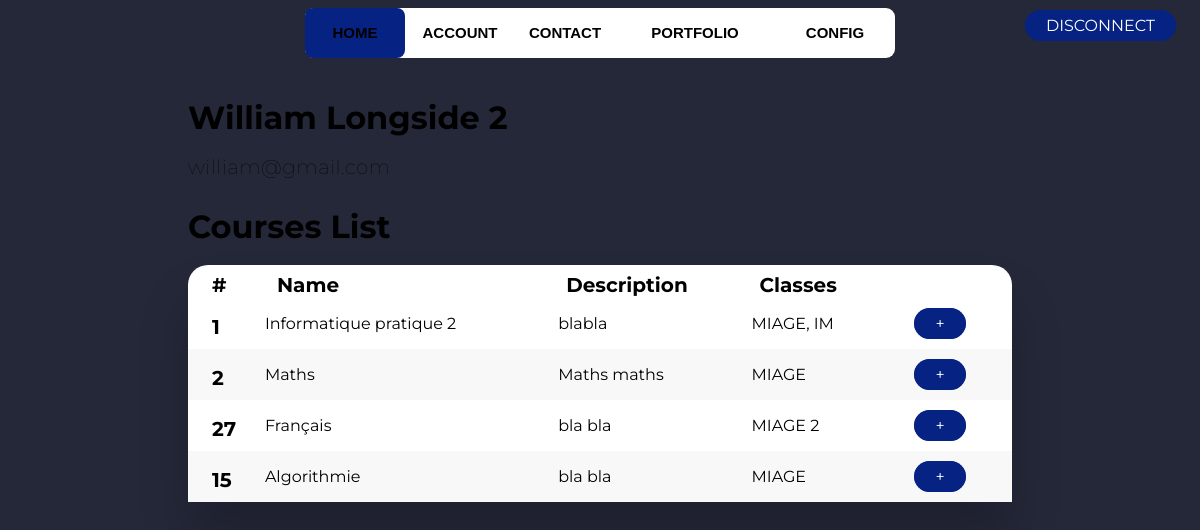
Screenshot of /webapp/index.php?action=TeachersController&method=viewdetail&id=5 (signed in) with the database file from the repository.
### tables this page shows
CREATE TABLE IF NOT EXISTS `user` (
  `id` int NOT NULL AUTO_INCREMENT,
  `email` varchar(100) NOT NULL,
  `password` varchar(100) NOT NULL,
  `name` varchar(100) NOT NULL,
  `type` enum('student','admin','teacher') NOT NULL,
  `class` int DEFAULT NULL,
  PRIMARY KEY (`id`)
);

CREATE TABLE IF NOT EXISTS `courses` (
  `course_id` int NOT NULL AUTO_INCREMENT,
  `course_name` varchar(255) NOT NULL,
  `course_description` text NOT NULL,
  `teacher` int NOT NULL,
  `classes` varchar(100) NOT NULL,
  PRIMARY KEY (`course_id`),
  KEY `teacher` (`teacher`)
);

### webapp/controller/TeachersController.php (called while the page is built, shortened)
<?php
require_once('model/TeachersConnexion.php');
class TeachersView
{
	public function listone($teacherid){
		include VIEWS.DS.'template.php';
	}
}
class TeachersController{
	public function viewdetail($id){
		$hv= new TeachersView();
		$hv->listone($id);
	}
}
?>

### webapp/model/TeachersConnexion.php (called while the page is built, shortened)
<?php
class TeachersConnexion
{
  public function listoneTeacher($teacherid){
    $db = new PDO('mysql:host=localhost;dbname=loginsystem','root','');
    $sql = "SELECT name, email FROM user
            WHERE id='{$teacherid}'";
    $result = $db->prepare($sql);
    $result->execute();
    return $result;
  }
  public function getCourses($teacherid){
    $db = new PDO('mysql:host=localhost;dbname=loginsystem','root','');
    $sql = "SELECT course_id, course_name, course_description, classes FROM courses
            WHERE teacher = '$teacherid'";
    $result = $db->prepare($sql);
    $result->execute();
    return $result;
  }
}
?>

### webapp/views/Teachersdetail.php (the view)
<?php if (isset($teacherid)) {
    $res=$c->listoneTeacher($teacherid);
    $row =$res->fetch();
    echo '<div class="table-wrapper"><h1>'.$row['name'].'</h1>';
    echo '<p class="details">'.$row['email'].'</p><h1>Courses List</h1><br>';
    $res=$c->getCourses($teacherid);
    echo " <table  class='fl-table'>
        <thead>
            <tr class='row'>
                <th scope='col'>#</th>
                <th scope='col'>Name</th>
                <th scope='col'>Description</th>
                <th scope='col'>Classes</th>
                <th scope='col'></th>
            </tr>
        </thead>
        <tbody>";
        while($row =$res->fetch()){
            $array = unserialize($row['classes']);
                $array_together = implode(", ", $array);
            echo '<tr class="row">
                    <th scope="row">'.$row['course_id'].'</th>';
            echo '<td>'.$row['course_name'].'</td>';
            echo '<td>'.$row['course_description'].'</td>';
            echo '<td>'.$array_together.'</td>';
            echo "<td><a class='viewbtn' href="; echo URL_BASE.'/index.php?action=CoursesController&method=viewdetail&id='.$row['course_id'].'';
            echo ">+</a></td>";
            echo"</tr>";
        }
        echo "</tbody>
            </table></div>";
}
?>

### webapp/views/_common/css/login.css (style rules this page uses)
* { box-sizing: border-box; }
h1 { font-weight: bold; margin: 0; }
p { font-size: 14px; font-weight: 100; line-height: 20px; letter-spacing: 0.5px; margin: 20px 0 30px; }

### webapp/views/_common/css/navbar.css (style rules this page uses)
a:nth-child(1) { width: 100px; }

### webapp/views/_common/css/home.css (style rules this page uses)
body { background: #252839; font-family: 'Montserrat', sans-serif; }
.table-wrapper { margin:5vh 15vw 15vw; }
.fl-table { font-size: 1em; border-collapse: collapse; width: 100%; max-width: 100%; background-color: white; border-radius: 20px; box-shadow: 0px 35px 50px rgba( 0, 0, 0, 0.2 ); }
.fl-table th { font-size: 1.25em; border-collapse: collapse; text-align: left; padding-left: 2vw; padding-top: 1vh; }
.fl-table td { padding: 16px; border-collapse: collapse; }
.fl-table tr td:first-of-type { padding-left: 1vw; }
.fl-table .row:nth-child(even) { background: #F8F8F8; }
.modifButton, .delButton, .disButton, .viewbtn { border-radius: 20px; text-decoration: none; border: 1px solid #062384; background-color: #062384; color: #FFFFFF; font-size: 1em; font-weight: normal; letter-spacing: 0px; text-transform: uppercase; padding: 5px 20px; transition: transform 80ms ease-in; margin-left: 1vw; }
.details { font-size: 1.25em; }

### rows the page displays
user: name "William Longside 2", email "william@gmail.com"
courses: course_id "1", course_name "Informatique pratique 2", course_description "blabla", classes "MIAGE, IM"
courses: course_id "2", course_name "Maths", course_description "Maths maths", classes "MIAGE"
courses: course_id "27", course_name "Français", course_description "bla bla", classes "MIAGE 2"
courses: course_id "15", course_name "Algorithmie", course_description "bla bla", classes "MIAGE"
